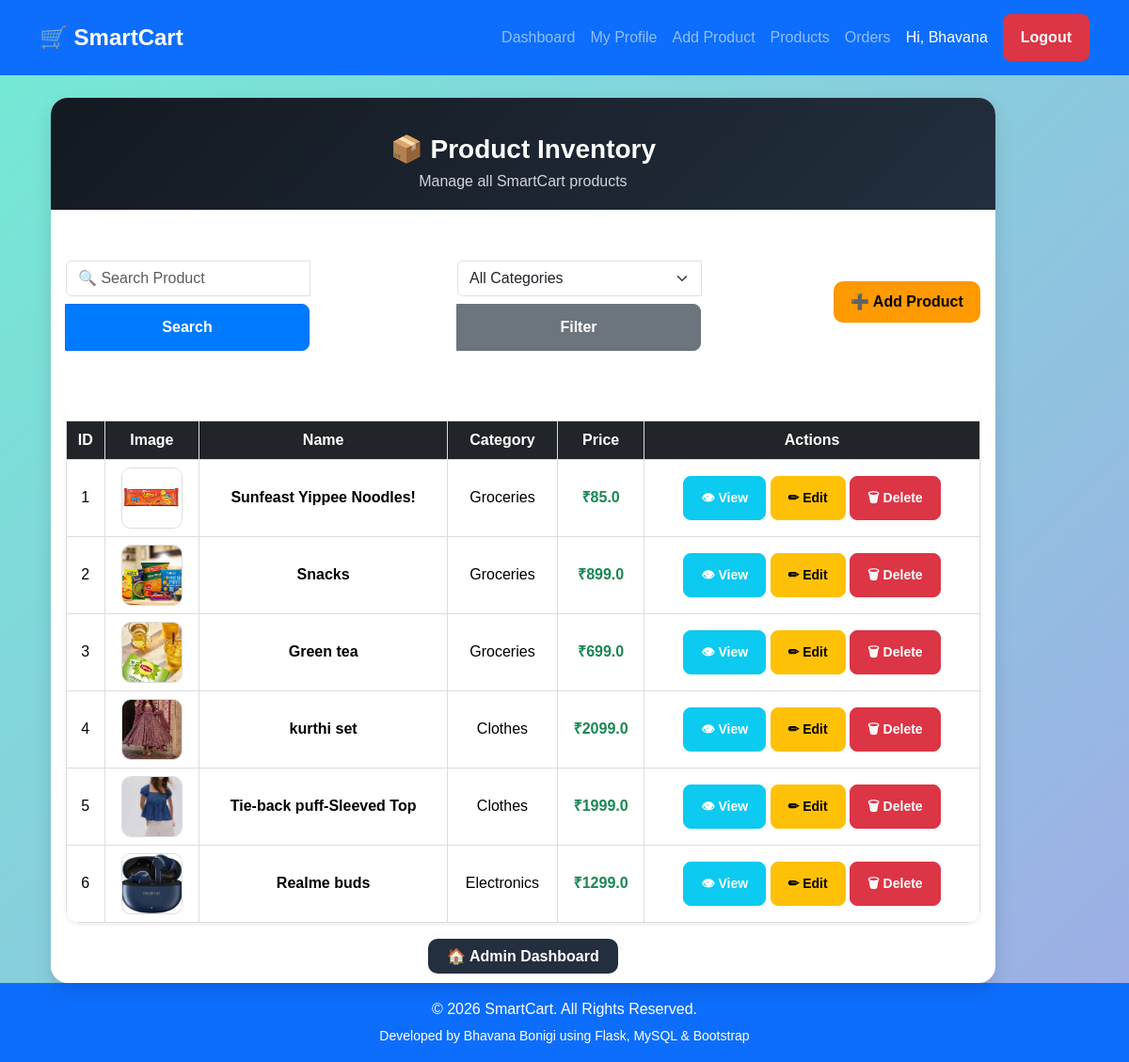
/admin/item-list (signed in), run on the app's committed database.
### tables this page shows
CREATE TABLE products (
    product_id INTEGER PRIMARY KEY AUTOINCREMENT,
    name TEXT,
    description TEXT,
    category TEXT,
    price REAL,
    image TEXT,
    admin_id INTEGER,
    FOREIGN KEY(admin_id) REFERENCES admin(admin_id)
);

### app.py (the view)
@app.route('/admin/item-list')
def item_list():
    if 'admin_id' not in session:
        flash("Please login!", "danger")
        return redirect('/admin-login')
    search = request.args.get('search', '')
    category_filter = request.args.get('category', '')
    conn = get_db_connection()
    cursor = conn.cursor()
    cursor.execute("SELECT DISTINCT category FROM products")
    categories = cursor.fetchall()
    query = "SELECT * FROM products WHERE 1=1"
    params = []
    if search:
        query += " AND name LIKE ?"
        params.append("%" + search + "%")
    if category_filter:
        query += " AND category = ?"
        params.append(category_filter)
    cursor.execute(query, params)
    products = cursor.fetchall()
    cursor.close()
    conn.close()
    return render_template(
        "admin/item_list.html",
        products=products,
        categories=categories
    )

### database.py (called while the page is built)
def get_db_connection():
    conn = sqlite3.connect("smartcart.db")
    conn.row_factory = sqlite3.Row
    return conn

### templates/admin/item_list.html (shortened to what this page needs)
{% extends 'base.html' %}
{% block content %}
<div class="container-fluid mt-4">
    <div class="card inventory-card">
        <div class="inventory-header">
            <h3>
                📦 Product Inventory
            </h3>
            <p>
                Manage all SmartCart products
            </p>
        </div>
        <div class="card-body">
            <div class="d-flex justify-content-between align-items-center mb-4 flex-wrap search-filter-section">
                <div class="d-flex gap-3 flex-wrap search-filter-group">
                    <form method="GET"
                          action="/admin/item-list">
                        <div class="input-group"
                             style="width:260px;">
                            <input type="text"
                                   name="search"
                                   class="form-control"
                                   placeholder="🔍 Search Product"
                                   value="{{ request.args.get('search', '') }}">
                            <button class="btn btn-primary"
                                    type="submit">
                                Search
                            </button>
                        </div>
                    </form>
                    <form method="GET"
                          action="/admin/item-list">
                        <div class="input-group"
                             style="width:260px;">
                            <select name="category"
                                    class="form-select">
                                <option value="">
                                    All Categories
                                </option>
                            </select>
                            <button class="btn btn-secondary"
                                    type="submit">
                                Filter
                            </button>
                        </div>
                    </form>
                </div>
                <a href="/admin/add-item"
                   class="add-product-btn">
                    ➕ Add Product
                </a>
            </div>
            <div class="table-responsive shadow-sm"
                 style="
                 background:white;
                 border-radius:15px;
                 overflow:hidden;">
                <table class="table table-hover align-middle mb-0">
                    <thead class="table-dark">
                        <tr>
                            <th>ID</th>
                            <th>Image</th>
                            <th>Name</th>
                            <th>Category</th>
                            <th>Price</th>
                            <th>Actions</th>
                        </tr>
                    </thead>
                    <tbody>
                        {% for product in products %}
                        <tr>
                            <td>
                                {{ product.product_id }}
                            </td>
                            <td>
                                <img src="/static/uploads/product_images/{{ product.image }}"
                                     class="product-img">
                            </td>
                            <td>
                                <strong>
                                    {{ product.name }}
                                </strong>
                            </td>
                            <td>
                                {{ product.category }}
                            </td>
                            <td>
                                <strong class="text-success">
                                    ₹{{ product.price }}
                                </strong>
                            </td>
                            <td>
                                <a href="/admin/view-item/{{ product.product_id }}"
                                   class="btn btn-info btn-sm text-white">
                                    👁 View
                                </a>
                                <a href="/admin/update-item/{{ product.product_id }}"
                                   class="btn btn-warning btn-sm">
                                    ✏ Edit
                                </a>
                                <a href="/admin/delete-item/{{ product.product_id }}"
                                   class="btn btn-danger btn-sm"
                                   onclick="return confirm('Are you sure you want to delete this product?');">
                                    🗑 Delete
                                </a>
                            </td>
                        </tr>
                        {% endfor %}
                    </tbody>
                </table>
            </div>
            <div class="text-center mt-4">
                <a href="/admin-dashboard"
                   class="dashboard-btn">
                    🏠 Admin Dashboard
                </a>
            </div>
        </div>
    </div>
</div>
{% endblock %}

### static/style.css (style rules this page uses)
html, body { height:100%; margin:0; padding:0; }
body { font-family: Arial, sans-serif; background: linear-gradient(135deg, #74ebd5, #9face6); min-height:100vh; display:flex; flex-direction:column; }
h1,h2,h3 { text-align:center; color:#2c3e50; margin-top:20px; }
form { width:400px; margin:30px auto; }
input, select, textarea { width:100%; padding:12px; margin:8px 0; border:1px solid #ccc; border-radius:8px; box-sizing:border-box; }
button { width:100%; padding:12px; border:none; border-radius:8px; background:#28a745; color:white; cursor:pointer; font-size:16px; font-weight:bold; }
a { text-decoration:none; font-weight:bold; }
.btn { display:inline-block; text-align:center; padding:12px 18px; color:white; border-radius:8px; font-weight:bold; }
.btn-primary { background:#007bff; }
.btn-danger { background:#dc3545; }
.btn-warning { background:#ffc107; color:black; }
table { width:100%; border-collapse:collapse; background:white; margin:20px 0; }
th, td { border:1px solid #ddd; padding:12px; text-align:center; }
th { background:#198754; color:white; }
tr:nth-child(even) { background:#f8f9fa; }
img { display:block; margin:auto; }
.container-fluid { display:flex; align-items:center; width:100%; }

### templates/base.html (style rules this page uses)
html,body { height:100%; }
body { display:flex; flex-direction:column; min-height:100vh; }

### templates/admin/item_list.html (style rules this page uses)
.inventory-card { border:none; border-radius:18px; overflow:hidden; box-shadow:0 8px 20px rgba(0,0,0,0.12); }
.inventory-header { background:linear-gradient(135deg,#131921,#232f3e); padding:18px; text-align:center; }
.inventory-header h3 { color:white; font-weight:700; margin-bottom:5px; }
.inventory-header p { color:#d1d5db; margin-bottom:0; }
.add-product-btn { background:#ff9900; color:black; font-weight:700; padding:10px 18px; border-radius:10px; text-decoration:none; }
.dashboard-btn { background:#232f3e; color:white; border-radius:10px; padding:10px 20px; font-weight:600; text-decoration:none; }
.product-img { width:65px; height:65px; object-fit:cover; border-radius:10px; border:1px solid #ddd; }

### data on the page
products: product_id "1", image (picture), name "Sunfeast Yippee Noodles!", category "Groceries", price "85.0"
products: product_id "2", image (picture), name "Snacks", category "Groceries", price "899.0"
products: product_id "3", image (picture), name "Green tea", category "Groceries", price "699.0"
products: product_id "4", image (picture), name "kurthi set", category "Clothes", price "2099.0"
products: product_id "5", image (picture), name "Tie-back puff-Sleeved Top", category "Clothes", price "1999.0"
products: product_id "6", image (picture), name "Realme buds", category "Electronics", price "1299.0"

### other printed values
{{ session.get('admin_name') }} "Bhavana"
